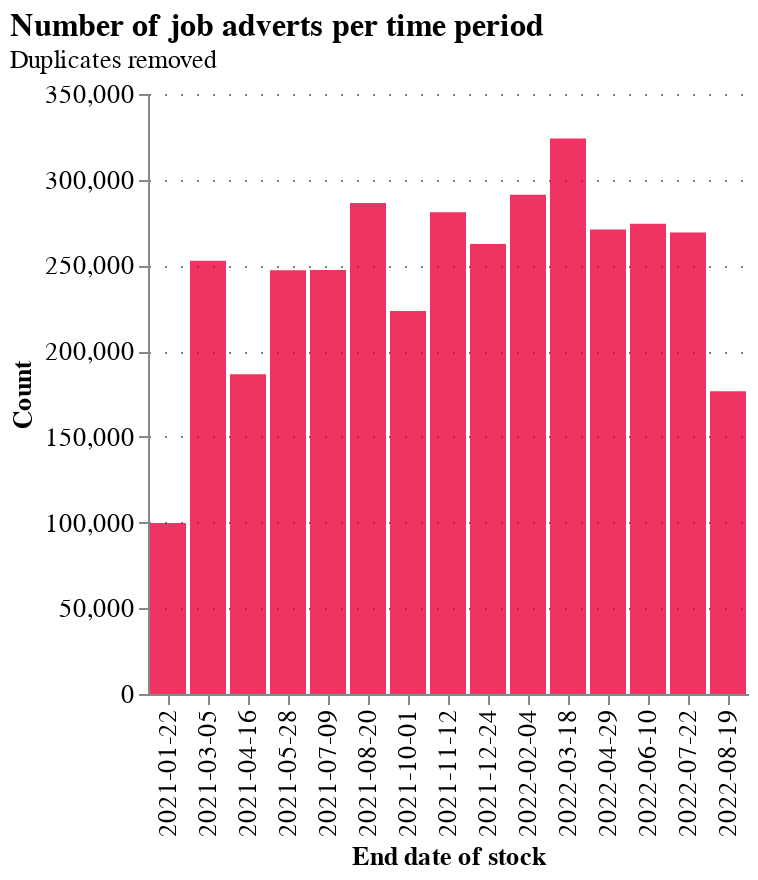

Notebook code cell kept with this figure:
### Markdown cell above
## Metadata analysis
<a id='metadata'></a>
- Number of jobs over time
- Common locations
- Common occupations

### Code cell
ads_per_date_chunked = job_ad_data['end_date_chunk'].value_counts()
ads_per_date_chunked = pd.DataFrame(ads_per_date_chunked).reset_index().rename(
    columns={'index': 'date', 'end_date_chunk': 'count'})

chart_title = 'Number of job adverts per time period'
chart_subtitle = 'Duplicates removed'

chart = alt.Chart(ads_per_date_chunked).mark_bar().encode(
    alt.X('date', title='End date of stock'),
    alt.Y('count', title='Count'),
    tooltip=['count']
).configure_mark(
    opacity=0.8,
    color=NESTA_COLOURS[4]
)
chart = configure_plots(chart, chart_title=chart_title, chart_subtitle=chart_subtitle)
# AltairSaver().save(chart, f"{today}_num_job_adverts_chunked")
chart

### Figure 1 — Vega-Lite specification as saved in the notebook (floating-point values rounded to 4 significant figures)
{"$schema": "https://vega.github.io/schema/vega-lite/v4.17.0.json", "config": {"axis": {"gridColor": "grey", "gridDash": [1, 7], "labelFont": "Averta Demo", "labelFontSize": 13, "titleFont": "Averta Demo", "titleFontSize": 13}, "header": {"labelFont": "Averta Demo", "titleFont": "Averta Demo"}, "legend": {"labelFont": "Averta Demo", "labelFontSize": 13, "titleFont": "Averta Demo", "titleFontSize": 16}, "mark": {"color": "#EB003B", "opacity": 0.8}, "range": {"category": ["#0000FF", "#FDB633", "#18A48C", "#9A1BBE", "#EB003B", "#FF6E47", "#646363", "#0F294A", "#97D9E3", "#A59BEE", "#F6A4B7", "#D2C9C0", "#000000"], "ordinal": {"scheme": ["#0000FF", "#FDB633", "#18A48C", "#9A1BBE", "#EB003B", "#FF6E47", "#646363", "#0F294A", "#97D9E3", "#A59BEE", "#F6A4B7", "#D2C9C0", "#000000"]}}, "title": {"anchor": "start", "font": "Averta Demo"}, "view": {"strokeWidth": 0}}, "data": {"name": "data-9271e14aa9538feab35d8cd14e149c0b"}, "datasets": {"data-9271e14aa9538feab35d8cd14e149c0b": [{"count": 323997, "date": "2022-03-18"}, {"count": 291197, "date": "2022-02-04"}, {"count": 286344, "date": "2021-08-20"}, {"count": 280982, "date": "2021-11-12"}, {"count": 274316, "date": "2022-06-10"}, {"count": 270928, "date": "2022-04-29"}, {"count": 269257, "date": "2022-07-22"}, {"count": 262551, "date": "2021-12-24"}, {"count": 252796, "date": "2021-03-05"}, {"count": 247311, "date": "2021-07-09"}, {"count": 247192, "date": "2021-05-28"}, {"count": 223450, "date": "2021-10-01"}, {"count": 186558, "date": "2021-04-16"}, {"count": 176671, "date": "2022-08-19"}, {"count": 99763, "date": "2021-01-22"}]}, "encoding": {"tooltip": [{"field": "count", "type": "quantitative"}], "x": {"field": "date", "title": "End date of stock", "type": "nominal"}, "y": {"field": "count", "title": "Count", "type": "quantitative"}}, "mark": "bar", "title": {"anchor": "start", "fontSize": 16, "subtitle": "Duplicates removed", "subtitleFont": "Averta Demo", "subtitleFontSize": 13, "text": "Number of job adverts per time period"}}
